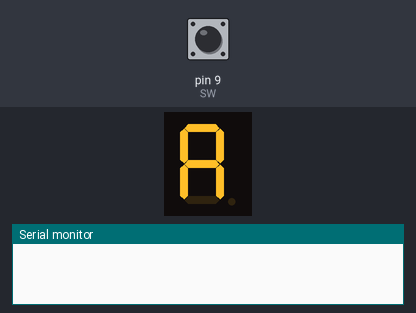
Simulated run of this sketch. Board: Arduino Uno, built with avr-gcc and run on an emulated ATmega328P. Shown: 1-digit seven-segment display, the last lines printed to the serial monitor. Wiring (inferred from the names in the program): 1-digit 7-segment display, segments lit when HIGH: segments pin 2, pin 3, pin 4, pin 5, pin 6, pin 7, pin 8. The inputs (shaded band) are chosen by the test bench; at power-on: pin 9 (SW) HIGH. Random numbers use the default seed unless the sketch sets one; the segment pins are drawn as the display they are named for.

Above: at 1.2 s.
1.3 s: pin 9 (SW) pulled LOW for 3.2 s
At 5.5 s:
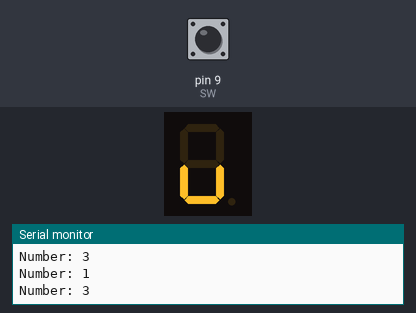
6.0 s: pin 9 (SW) pulled LOW for 3.2 s
At 6.9 s:
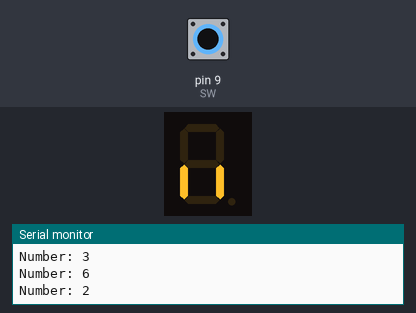
10.7 s: pin 9 (SW) pulled LOW for 0.15 s
12.5 s: pin 9 (SW) pulled LOW for 1 s
At 13.6 s:
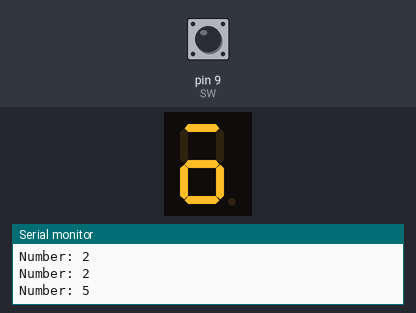
Timing chart, 0 to 15.5 s (numbered marks = the images above; inputs shaded):
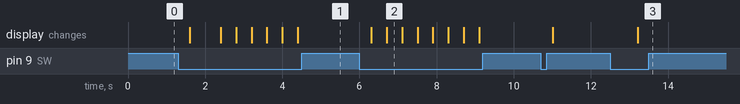

Measured:
- after the input at 1.3 s, the display: first changes after 0.30 s (image 1 shows a later state)
- after the input at 6.0 s, the display: first changes after 0.30 s (image 2 shows a later state)
- after the input at 12.5 s, the display: changes after 0.71 s (image 3)
- what the display in image 2 shows lasts 0.4 s, from 6.7 s to 7.1 s

The sketch:

dice.ino
```cpp
int SW = 9;
int A = 2;
int B = 3;
int C = 4;
int D = 5;
int E = 6;
int F = 7;
int G = 8;

int generator = 0;

void show1() {
  digitalWrite(D, HIGH);
  digitalWrite(A, LOW);
  digitalWrite(B, LOW);
  digitalWrite(C, LOW);
  digitalWrite(E, LOW);
  digitalWrite(F, LOW);
  digitalWrite(G, LOW);
}

void show2() {
  digitalWrite(C, HIGH);
  digitalWrite(E, HIGH);
  digitalWrite(B, LOW);
  digitalWrite(A, LOW);
  digitalWrite(D, LOW);
  digitalWrite(F, LOW);
  digitalWrite(G, LOW);
}

void show3() {
  digitalWrite(D, HIGH);
  digitalWrite(C, HIGH);
  digitalWrite(E, HIGH);
  digitalWrite(A, LOW);
  digitalWrite(B, LOW);
  digitalWrite(F, LOW);
  digitalWrite(G, LOW);
}

void show4() {
  digitalWrite(A, HIGH);
  digitalWrite(C, HIGH);
  digitalWrite(E, HIGH);
  digitalWrite(G, HIGH);
  digitalWrite(B, LOW);
  digitalWrite(D, LOW);
  digitalWrite(F, LOW);
}

void show5() {
  digitalWrite(A, HIGH);
  digitalWrite(C, HIGH);
  digitalWrite(E, HIGH);
  digitalWrite(G, HIGH);
  digitalWrite(D, HIGH);
  digitalWrite(B, LOW);
  digitalWrite(F, LOW);
}

void show6() {
  digitalWrite(A, HIGH);
  digitalWrite(C, HIGH);
  digitalWrite(E, HIGH);
  digitalWrite(G, HIGH);
  digitalWrite(B, HIGH);
  digitalWrite(F, HIGH);
  digitalWrite(D, LOW);
}


void setup() {
  pinMode(SW, INPUT_PULLUP);
  pinMode(A, OUTPUT);
  pinMode(B, OUTPUT);
  pinMode(C, OUTPUT);
  pinMode(D, OUTPUT);
  pinMode(E, OUTPUT);
  pinMode(F, OUTPUT);
  pinMode(G, OUTPUT);
  Serial.begin(9600);
}

void loop() {
int button_read = digitalRead(SW);

if (button_read == 0) {
  generator = (random(1,7));
  delay(300);
  Serial.print("Number: ");
  Serial.println(generator);
}

if  (generator == 1) {
  show1();
}

else if (generator == 2) {
  show2();
}

else if (generator == 3) {
  show3();
}

else if (generator == 4) {
  show4();
}

else if (generator == 5) {
  show5();
}


else{
  show6();
}
delay(100);

}
```
